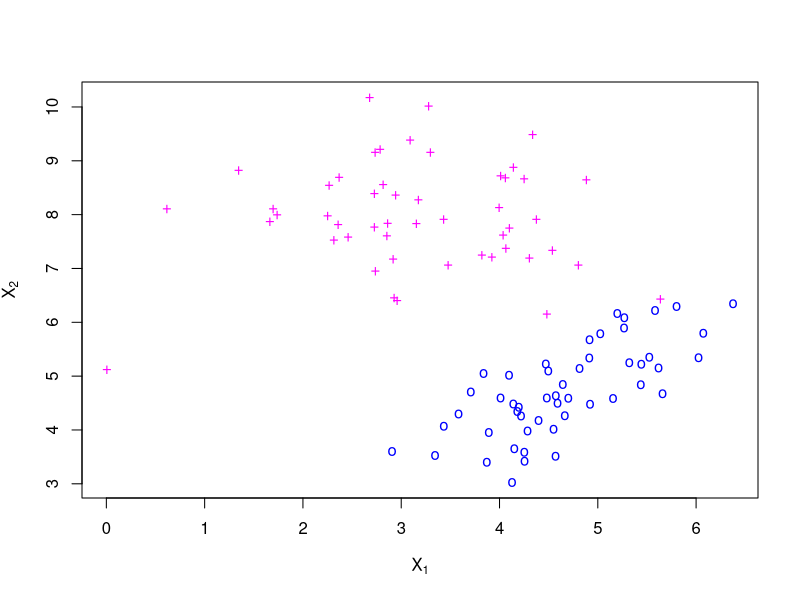
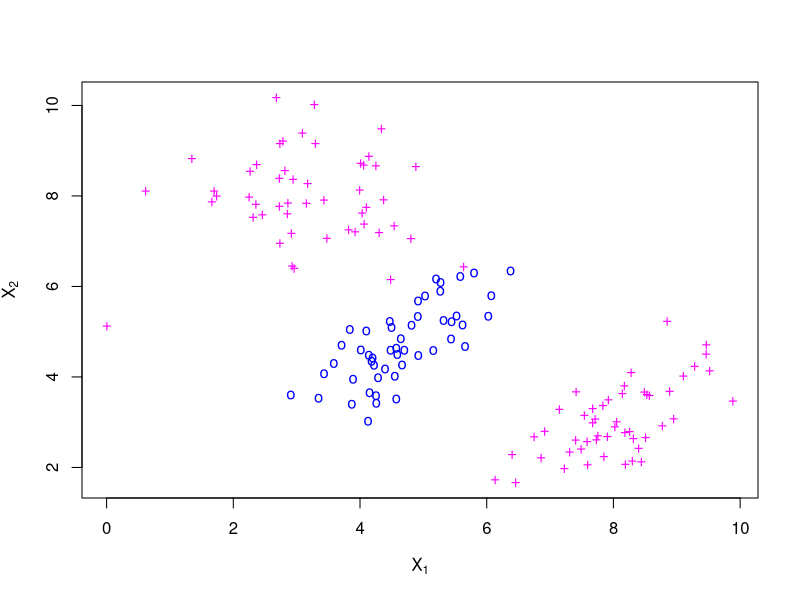
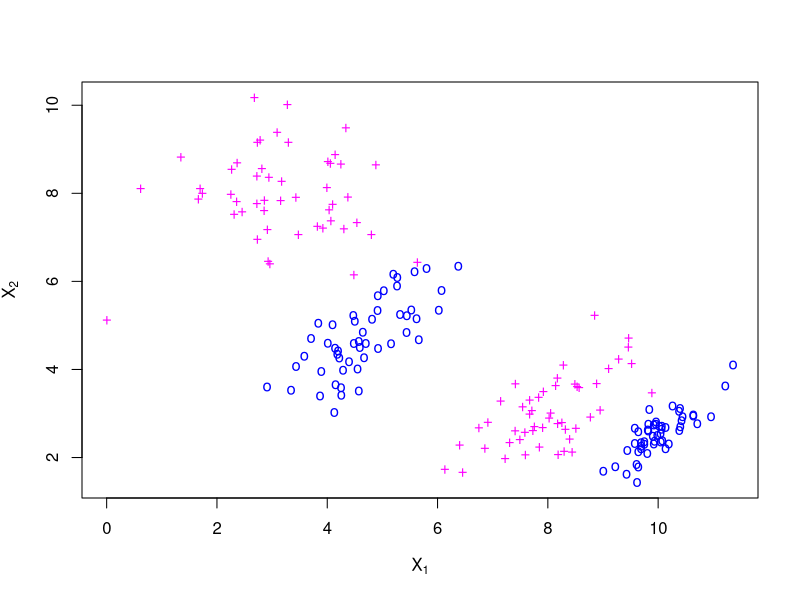

Generate these figures, in order, with R:
library(MASS)

N = 50
mu <- rep(0,2)
Sigma <- matrix(.7, nrow=2, ncol=2) + diag(2)*.3

A = mvrnorm(n=N, mu= c(3, 8), Sigma=diag(2))
B = mvrnorm(n=N, mu= c(5, 5), Sigma=Sigma)
C = mvrnorm(n=N, mu= c(8, 3), Sigma=Sigma)
D = mvrnorm(n=N, mu= c(10, 2.5), Sigma=.2*Sigma)

png("Cloud2.png", 800, 800)
d = rbind(A, B)
plot(d, col = rep(c("magenta", "blue"), each = N), pch = rep(c("+", "o"), each = N), xlab = expression(X[1]), ylab = expression(X[2]))
dev.off()

png("Cloud3.png", 800, 800)
d = rbind(A, B, C)
plot(d, col = rep(c("magenta", "blue", "magenta"), each = N), pch = rep(c("+", "o", "+"), each = N), xlab = expression(X[1]), ylab = expression(X[2]))
dev.off()


png("Cloud4.png", 800, 800)
d = rbind(A, B, C, D)
plot(d, col = rep(c("magenta", "blue", "magenta", "blue"), each = N), pch = rep(c("+", "o", "+", "o"), each = N), xlab = expression(X[1]), ylab = expression(X[2]))
dev.off()
